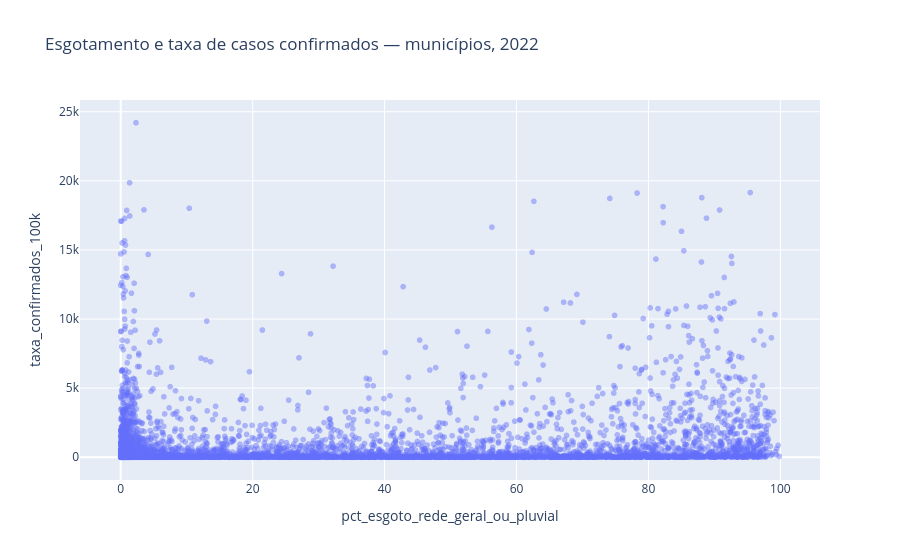

The code cell stored with this chart in its notebook:
### Markdown cell above
## Associação descritiva em 2022

Mesma amostra municipal completa para todos os indicadores. São correlações ecológicas sem interpretação causal, sujeitas a confundimento e dependência espacial. O notebook espacial fornece sensibilidade à população e inferência local com FDR-BY.

### Code cell
indicators = ["pct_agua_rede_geral_principal", "pct_esgoto_rede_geral_ou_pluvial", "pct_sem_banheiro_ou_sanitario", "pct_lixo_queimado_propriedade", "pct_lixo_terreno_encosta_area_publica"]
complete = dados["saneamento_2022_integrado"].drop_nulls([*indicators, "taxa_confirmados_100k"])
display(pl.DataFrame({"indicador":indicators, "n_comum":[complete.height] * len(indicators),
                     "r_pearson":[complete.select(pl.corr(c, "taxa_confirmados_100k")).item() for c in indicators]}))
px.scatter(complete.to_pandas(), x="pct_esgoto_rede_geral_ou_pluvial", y="taxa_confirmados_100k", hover_name="municipio", opacity=0.45, title="Esgotamento e taxa de casos confirmados — municípios, 2022").show()

### Figure 1 — Plotly figure (JSON) as saved in the notebook; plotly's stock layout.template omitted (floating-point values rounded to 4 significant figures; data arrays with more than 128 entries replaced by an {"elided": "..."} marker saying what was removed)
{"data": [{"hovertemplate": "<b>%{hovertext}</b><br><br>pct_esgoto_rede_geral_ou_pluvial=%{x}<br>taxa_confirmados_100k=%{y}<extra></extra>", "hovertext": {"elided": "5570 str values"}, "legendgroup": "", "marker": {"color": "#636efa", "opacity": 0.45, "symbol": "circle"}, "mode": "markers", "name": "", "showlegend": false, "type": "scattergl", "x": {"elided": "5570 float values"}, "xaxis": "x", "y": {"elided": "5570 float values"}, "yaxis": "y"}], "layout": {"legend": {"tracegroupgap": 0}, "title": {"text": "Esgotamento e taxa de casos confirmados — municípios, 2022"}, "xaxis": {"anchor": "y", "domain": [0.0, 1.0], "title": {"text": "pct_esgoto_rede_geral_ou_pluvial"}}, "yaxis": {"anchor": "x", "domain": [0.0, 1.0], "title": {"text": "taxa_confirmados_100k"}}}}
